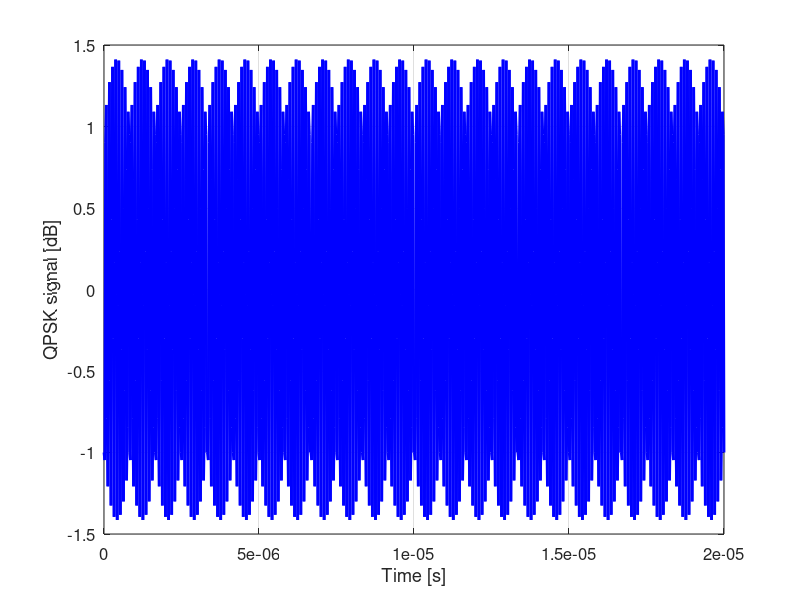

Recreate this plot in MATLAB. (Note: this script raises an error after producing the figure.)
% Author of the time2freq and freq2time functions:
%    Andela Zaric  02/09/2012
%    date of latest revision: 07/11/2016 (by Joao Felicio)

% Author of the QPSK modulator:
%     Joao Felicio

% Author of the current program:
% Miguel Albuquerque, Escola Naval, 2022

% The current program is a SAR passive radar simulator for static targets with zero-doppler values, using QPSK transmitted signal.
% QPSK signal is created based on a sequence of bits introduced by the user.
% For the SAR passive radar: 
% .Transmitter is on board of a moving platform.
% .There are 2 static antenna receivers.
% .Transmitted signal= Sequence of bits modulated by a QPSK modulator.

% The simulator contains:
% . Doppler information, delay information, white noise addition, antennas radiation patterns influence, snell function between transmitter and receiver,
% . line of sight between transmitter-target and target-receiver and bistatic SAR processing. 



%**************** QPSK Modulator 
clear
close all
clc

%***************** INPUTS QPSK Modulator ******************
fc=30e6; %Carrier frequency, and the intermidiate frequency for calculations
c=3e8; % Speed of light 
lambda=c/fc; %Wavelength
Rb=fc/100; %Bitrate
fontsize=12;

%*******************************************

% Transmitted Signal uses this sequence of bits

sequence=[0,1,0,1,0,1,0,1,0,1,0,1]; % Introduce the sequence of bits to modulate 
Nb=length(sequence); %Number of bits
Ns=Nb/2; %Number of symbols

%Carrier
Ac=1; %Amplitude
wc=2*pi*fc;
Tc=1/fc; %Period
Tb=1/Rb; %Bit period
fs=2*20e6; %Sampling frequency
t_bit=linspace(0,Tb,round(Tb*fs)); %Time base of bit

QPSK_Signal=[];
Binary_signal=[];
bit=[];
Eb=Ac^2*Tb; %Bit energy
S=Eb*Rb; %Power of QPSK signal

PolarRZ=2*sequence-1;
for ss=1:length(sequence)/2
    I=PolarRZ(2*ss-1)*Ac.*cos(wc*t_bit); %I-channel
    Q=PolarRZ(2*ss)*Ac.*sin(wc*t_bit); %Q-channel
    
    %Adding noise
    QPSK_temp=I+Q;
    
    %Modulated QPSK signal
    QPSK_Signal=[QPSK_Signal,QPSK_temp];
end

t=linspace(0,Ns*Tb,length(QPSK_Signal));


%**************** Plot QPSK signal over time
fig=figure;
set(fig,'color','white');
plot(t,QPSK_Signal,'linewidth',2,'color','b');
xlabel('Time [s]');
ylabel('QPSK signal [dB]');
set(gca,'fontsize',fontsize);
grid on;

%**************** Plot frequency spectrum of QPSK signal

 [freq_XQPSK,X_QPSK]=time2freq(QPSK_Signal,t);
 fig=figure;
 hold on
 set(fig,'color','white');
 plot(abs(freq_XQPSK),20*log10(abs(X_QPSK)),'b','linewidth',2);
 %xlim ([20e6 40e6]);
 xlabel('Frequency [Hz]');
 ylabel('QPSK Spectrum [dB]');
 set(gca,'fontsize',fontsize);
 grid on;
 hold off

%********************************************  SAR Passive Radar Simulator

%***************** INPUTS  ******************

% Frequency RF

F_rf=2.45e9; % Desired central frequency for the simulator

% Bandwith

%idxx= find(20*log10(abs(X_QPSK))>-140); % Produce a cut in transmitted spectrum of 30dB
idxx=find(freq_XQPSK>=6e6,1);
idx2=find(freq_XQPSK<=14e6,1,'last');

freq_XQPSK_cut=freq_XQPSK(idxx:idx2);
X_QPSK_cut=X_QPSK(idxx:idx2);

%********** Plot the part of the spectrum of QPSK signal used to transmit

 fig=figure;
 hold on
 set(fig,'color','white');
 plot(freq_XQPSK_cut,20*log10(X_QPSK_cut),'b','linewidth',2);
 xlabel('Frequency [Hz]');
 ylabel('QPSK Spectrum [dB]');
 set(gca,'fontsize',fontsize);
 grid on;
 hold off
 

 total_BW=max(freq_XQPSK_cut)-min(freq_XQPSK_cut); % Bandwidth of the transmitted signal


% Transmitting antenna

alpha_zero_transmit=0.8; % Introduce desired receiver antenna pointing angle in radians
D_transmit=18; % Desired Antenna directivity in dBi

theta_3dB_transmit=sqrt(4*pi/(10^(D_transmit/10))); % Transmitter antenna HPBW
teta_flutuations_transm=theta_3dB_transmit/2; % Define the flutuation angle value, used for detection between transmitter-target


% Surveillance antenna

alpha_zero_surv=2; % Introduce desired receiver pointing antenna angle in radians
D_surv=18; % Desired Antenna directivity in dBi

% Reference antenna

alpha_zeroSVref=3.1; % Introduce desired receiver antenna angle in radians
D_ref=18; % Desired Antenna directivity in dBi

% snell function

theta_3dB_surv=sqrt(4*pi/(10^(D_surv/10))); % Surveillance Antenna HPBW
teta_flutuations_reflec=theta_3dB_surv/2; % Define the flutuation angle value, used for detection between target-surveillance antenna


%**************** Define targets, Surveillance area and radar positions

% White Noise addition 

SNR=30; % Introduce white noise SNR value, applied to surveillance signal


% Define surveillance area and targets
Lp=1; % Pixel length
Nx= zeros(1,400); % dimension in x, horizontal of surveillance area
Ny= zeros(400,1); % dimension in y, vertical  of surveillance area
AoI=Nx.*Ny; % Surveillance area

% Horizontal targets
%AoI(20,200) = 1; % define targets, set row 4, from column 7-10 to 1.
%AoI(100,(100:200)) = 1; % define targets, set row 4, from column 7-10 to 1.
%AoI(100,337) = 1; % define targets, set row 4, from column 7-10 to 1.
AoI(300,337) = 1; % define targets, set row 4, from column 7-10 to 1.
normal_ntarget1=[0 -1]; % Introduce a normal vector to the targets, used for angles calculations

% Receiver antenna position

% Surveillance antenna coordinates
X_receiver=400;
Y_receiver=400;

% Reference antenna coordinates

X_receiverref=400;
Y_receiverref=400;

% Transmitter antenna x coordinate

X_transmitter=400;


% Transmitter antenna y coordinate, by defining platform moovement along y
% axis

number_stops=400; % Desired Number of times for radar transmission
Vr=250; % platform velocity in meters/second


distance=length(Ny)*Lp; % Area dimension in meters
total_time=distance/Vr; % Time spended by the platform to get across the area dimension in seconds
time_waypoints=total_time/number_stops; % Time between transmissions
waypoints=[1:Vr*time_waypoints:distance]; % Y coordinates for radar transmissions
waypoints=round(waypoints);

%%
%***************** Targets detection code  ******************


surv_matrix=zeros(length(X_QPSK_cut),length(waypoints)); % Define surveillance Signal matrix
ref_matrix=zeros(length(X_QPSK_cut),length(waypoints)); % Define Reference Signal matrix
QPSK_matrix=zeros(length(X_QPSK_cut),length(waypoints)); % Define Reference Signal matrix


for i=1:numel(waypoints) % For each waypoint
    Y_transmitter = waypoints(i);

   for xx=1:400
    for yy=1:400
         if AoI(xx,yy) ~= 0 % Target detection
            X_target= xx;
            Y_target= yy;
            VTransmitter_target=[X_target-X_transmitter Y_target-Y_transmitter]; % Vector transmitter-target
            Vectors_product=dot( VTransmitter_target,normal_ntarget1)/(norm(VTransmitter_target)*norm(normal_ntarget1));
            angle_transmitter =180-acosd(Vectors_product); % angle between transmitter-target
            VTarget_receiver=[X_target-X_receiver Y_target-Y_receiver]; % Vector Target-receiver
            Vectors_product_3=dot( VTarget_receiver,normal_ntarget1)/(norm(VTarget_receiver)*norm(normal_ntarget1));
            angle_receiver =acosd(Vectors_product_3); % angle between target-receiver
            Vectors_product_2= Colin_vectors(VTransmitter_target,VTarget_receiver);
            status=snell_function(angle_transmitter,angle_receiver,teta_flutuations_reflec,teta_flutuations_transm,Vectors_product_2);
            Pr = LoS_receiver(X_receiver,Y_receiver,X_target,Y_target,AoI); % Line of sight between target-receiver
            Pt = LoS_transmitter(X_transmitter,Y_transmitter,X_target,Y_target,AoI); % Line of sight between transmitter-target
            Wi_ref = RXGaussian_ref(X_receiverref,Y_receiverref,X_transmitter,Y_transmitter,alpha_zeroSVref,D_ref); % Reference antenna radiation pattern
            Wi_Surv= RXGaussian(X_receiver,Y_receiver,X_target,Y_target,alpha_zero_surv,D_surv); % Surveillance antenna radiation pattern
            Wi_transmit=RXGaussian_transmit(X_target,Y_target,X_transmitter,Y_transmitter,alpha_zero_transmit,D_transmit); % Transmitter antenna radiation pattern

           
                 if status ==1 & Pt ==1 & Pr ==1  & Wi_Surv ~=0 & Wi_transmit ~=0  % SAR Passive detection

                        
                        R1=sqrt( (X_transmitter-X_target).^2 + (Y_transmitter-Y_target).^2); % Distance transmitter-target in meters
                        R2=sqrt( (X_receiver-X_target).^2 + (Y_receiver-Y_target).^2); % Distance Receiver-target in meters
                        Rd=sqrt( (X_receiverref-X_transmitter).^2 + (Y_receiverref-Y_transmitter).^2); % Distance Transmitter-Receiver in meters
                        k0=(2*pi*freq_XQPSK_cut)/c; % Wave index variable in radians
                        V=Vr*cosd(90-angle_transmitter); % Platform velocity for doppler information
                        lambda2=c./F_rf; % Wavelength in meters
                        fB=V./lambda2; % Convert speed to doppler shift in Hz
                        Kd=(2*pi*fB)/c; % Surveillance Doppler information
                        fB_ref=Vr./lambda2; % Convert speed to doppler shift in Hz
                        kd_ref=(2*pi*fB_ref)/c; % Reference Doppler information
                        doppler_freqSurv=freq_XQPSK_cut+fB; % Surveillance Doppler frequency
                        doppler_freqRef=freq_XQPSK_cut+fB_ref; % Reference Doppler frequency
                        Surveillance_SignalFD=Wi_transmit*Wi_Surv*(1/(R1+R2))*X_QPSK_cut.*exp(-1*j*(k0+Kd)*(R1+R2)); % Surveillance Signal frequency domain
                        %Surveillance_SignalFD=awgn(Surveillance_SignalFD,SNR,'measured'); % Introduce white gaussian Noise
                        surv_matrix(:,i)=Surveillance_SignalFD.';  % Surveillance Signal of entire detections in frequency domain
                        Reference_SignalFD=Wi_transmit*Wi_ref*(1/Rd)*X_QPSK_cut.*exp(-1*j*(k0+kd_ref)*Rd); % Reference Signal frequency domain
                        ref_matrix(:,i)=Reference_SignalFD.'; % Reference Signal of entire detections in frequency domain
                        %QPSK_matrix(:,i)=X_QPSK_cut.'; % Reference Signal of entire detections in frequency domain
                        fprintf('\n Coordenadas do avião(%d,%d)',X_transmitter,Y_transmitter);
                        fprintf('\n Coordenadas do alvo(%d,%d)',X_target,Y_target);
                        fprintf('\n Distância transmissor-alvo R1 %4.2f metros',R1);
                        fprintf('\n Distância alvo-recetor R2 %4.2f metros',R2);
                        fprintf('\n Distância transmissor-recetor Rd %4.2f metros',Rd);
                     continue
                      
                 end   

            end
             
         end
   end
end

%%

%***************** Spectrum formation of both signals ******************
figure;
ic=find(~all(surv_matrix==0));
hL=plot(abs(doppler_freqSurv),20*log10(abs(surv_matrix(:,ic))));
hLg=legend('1 coluna do avião','2 coluna do avião','3 coluna do avião','4 coluna do avião','5 coluna do avião','6 coluna do avião','7 coluna do avião');
xlabel('Frequency (Hz)');
ylabel('Spectrum (dB)');
title('Surveillance Spectrum');


figure;
ic=find(~all(ref_matrix==0));
hL=plot(abs(doppler_freqRef),20*log10(abs(ref_matrix(:,ic))));
hLg=legend('1 coluna do avião','2 coluna do avião','3 coluna do avião','4 coluna do avião','5 coluna do avião','6 coluna do avião','7 coluna do avião');
xlabel('Frequency (Hz)');
ylabel('Spectrum (dB)');
title('Reference Spectrum');
%***************** Data Visualization of both signals  ******************

figure;
contour(waypoints,freq_XQPSK_cut,20*log10(abs(surv_matrix)));
colorbar;
xlabel('Waypoints (m)');
ylabel('Frequency (Hz)');
ylim([2.7e7 3.3e7]);
title('Surveillance matrix contour');

figure;
contour(1:400,freq_XQPSK_cut,20*log10(abs(ref_matrix)));
colorbar;
xlabel('Waypoints (m)');
ylabel('frequency (Hz)');
ylim([2.7e7 3.3e7]);
title('Reference matrix contour');

figure;
imagesc(1:400,freq_XQPSK_cut,20*log10(abs(surv_matrix)));
title('Surveillance Signal Raw Data');
colorbar;
xlabel('Waypoints (m)');
ylabel('Frequency Signal (Hz)');
ylim([2.7e7 3.3e7]);
xlim([0 400]);

figure;
imagesc(1:400,freq_XQPSK_cut,20*log10(abs(ref_matrix)));
title('Reference Signal Raw Data');
colorbar;
xlabel('Waypoints (m)');
ylabel('Frequency Signal (Hz)');
ylim([2.7e7 3.3e7]);
xlim([0 400]);


%**************** Calculate Reference and Surveillance Signals in Time Domain  

[time_RS,Reference_Signal]=freq2time(Reference_SignalFD,doppler_freqRef);
[time_SS,Surveillance_Signal]=freq2time(Surveillance_SignalFD,doppler_freqSurv);


%**************** Select Reference and Surveillance Signals Samples Time Domain 

% Plot signals in Time Domain
plot(time_RS,abs(Reference_Signal));
hold on
plot(time_SS,abs(Surveillance_Signal));
legend('Reference Signal','Surveillance Signal');
xlabel('Time (s)');
ylabel('Spectrum');
title('Time domain');
xlim([-2e-4 -1.5e-4]);


% Frequency
plot(abs(doppler_freqSurv),abs(Surveillance_SignalFD));
hold on;
plot(abs(doppler_freqRef),abs(Reference_SignalFD));
plot(abs(freq_XQPSK_cut),abs(X_QPSK_cut));
legend('Surveillance Signal','Reference Signal','QPSK');
xlabel('freq (Hz)');
ylabel('Spectrum');
title('Frequency domain');
xlim([3e7 3.01e7]);

% Time delay cut

k=find(time_RS>-2e-4 & time_RS<-1.7e-4);
time_RS=time_RS(1:34490);
Reference_Signal=Reference_Signal(1:34490);

k2=find(time_SS>-2e-4 & time_SS<-1.7e-4);
time_SS=time_SS(1:34490);
Surveillance_Signal=Surveillance_Signal(1:34490);


fs=1/(time_RS(2)-time_RS(1));

% Interpolation

RSInterp_time=[time_RS(1):16/fs:time_RS(end)];
Reference_interp=interp1(time_RS,Reference_Signal,RSInterp_time);
% RSInterp_time time reference for sinal reference_interp 

SSInterp_time=[time_SS(1):16/fs:time_SS(end)];
Surveillance_interp=interp1(time_SS,Surveillance_Signal,SSInterp_time);
% SSInterp_time time reference for sinal Surveillance_interp 

fs=1/(RSInterp_time(2)-RSInterp_time(1));

% Time Domain
plot(RSInterp_time,abs(Reference_interp));
hold on
plot(SSInterp_time,abs(Surveillance_interp));
legend('Reference Signal','Surveillance Signal');
xlabel('Time (s)');
ylabel('Spectrum');
title('Interp Time domain');


[RSInterp_FD,Reference_interpFD]=time2freq(Reference_interp,RSInterp_time);



%************* Calculate ambiguity and cross-ambiguity functions-time delay


%Reference_Signal ambiguity function
[afmag,delay] = ambgfun(Reference_Signal,fs,250000,'Cut','Doppler');
afmag = afmag*1; % Select plot gain *1
afmag(afmag>1 )= 1;

 %Surveillance_Signal ambiguity function
[afmag2,delay2] = ambgfun(Surveillance_Signal,fs,250000,'Cut','Doppler');
afmag2 = afmag2*1; % Select plot gain *1
afmag2(afmag2>1 )= 1;

%Cross-ambiguity
[afmag3,delay3] = ambgfun(Reference_Signal,Surveillance_Signal,fs,[250000 250000],'Cut','Doppler');
afmag3 = afmag3*1; % Select plot gain *1
afmag3(afmag3>1 )= 1;


%*********** Calculate ambiguity and cross-ambiguity functions-doppler delay


%Reference_Signal ambiguity function
[afmag,doppler] = ambgfun(Reference_SignalCut,fs,1e6,'Cut','Delay');
afmag = afmag*1; % Select plot gain *1
afmag(afmag>1 )= 1;

 %Surveillance_Signal ambiguity function
[afmag2,doppler2] = ambgfun(Surveillance_SignalCut,fs,1e6,'Cut','Delay');
afmag2 = afmag2*1; % Select plot gain *1
afmag2(afmag2>1 )= 1;

%Cross-ambiguity
[afmag3,doppler3] = ambgfun(Reference_Signal,Surveillance_Signal,fs,[250000 250000],'Cut','Delay');
afmag3 = afmag3*1; % Select plot gain *1
afmag3(afmag3>1 )= 1;

%************* Calculate ambiguity and cross-ambiguity functions-time and doppler delay

%Reference_Signal ambiguity function
[afmag,delay,doppler] = ambgfun(Reference_interp,fs,1e6);
afmag = afmag*1; % Select plot gain *1
afmag(afmag>1 )= 1;

 %Surveillance_Signal ambiguity function
[afmag2,delay2,doppler2] = ambgfun(Surveillance_interp,fs,1e6);
afmag2 = afmag2*1; % Select plot gain *1
afmag2(afmag2>1 )= 1;

%Cross-ambiguity
[afmag3,delay3,doppler3] = ambgfun(Reference_interp,Surveillance_interp,fs,[250000 250000]);
afmag3 = afmag3*1; % Select plot gain *1
afmag3(afmag3>1 )= 1;


%**************** Plot ambiguity and cross-ambiguity functions time delay


%Plot Ambiguity Function of Sref
[pks1, index] = max(afmag);
xMax = delay(index);
yMax = pks1;
subplot(3,2,1)
plot(delay,afmag,'LineStyle','-.'); 
hold on
textString = sprintf('(%f, %f)', xMax, yMax);
text(xMax, yMax,textString,"Color",'b','FontSize',10);
hold off
shading interp;
xlim auto;
grid on; 
colorbar;
xlabel('Delay \tau (s)');
ylabel('Ambiguity Function Magnitude');
title('Ambiguity Function Sref');


%Plot Ambiguity Function of Sr
[pks2,index2] = max(afmag2);
xMax2 = delay2(index2);
yMax2 = pks2;
subplot(3,2,2)   
plot(delay2,afmag2,'LineStyle','-'); 
hold on
textString2 = sprintf('(%f, %f)', xMax2, yMax2);
text(xMax2, yMax2,textString2,"Color",'b','FontSize',10);
hold off
shading interp;
xlim auto;
grid on; 
colorbar;
xlabel('Delay \tau (us)');
ylabel('Ambiguity Function Magnitude');
title('Ambiguity Function Sr');


% Plot cross-ambiguity function of Sref and Sr

[pks3,index3] = max(afmag3);
xMax3 =delay3(index3);
yMax3 = pks3;
subplot(3,2,3)
plot(delay3,afmag3,'LineStyle','-'); 
hold on
textString3 = sprintf('(%.2e,%f)',xMax3, yMax3);
text(xMax3, yMax3,textString3,"Color",'b','FontSize',10);
hold off
shading interp;
xlim auto;
grid on; 
colorbar;
xlabel('delay (s)');
ylabel('Ambiguity Function Magnitude');
title('Cross-ambiguity');


% Plot ambiguity function of Sref, Sr and cross-ambiguity

subplot(3,2,4)
plot(delay,afmag,'LineStyle','-.','Color','b'); % Green Sref
hold on
plot(delay2, afmag2,'LineStyle','-','Color','r'); % Red Sr
plot(delay3, afmag3,'LineStyle','--','Color','g'); % blue cross-ambiguity 
hold off
xlim auto;
grid on; 
colorbar;
xlabel('Delay \tau (s)');
ylabel('Ambiguity Function Magnitude');
title('Sref, Sr and cross-ambiguity');
legend('Sref','Sr','cross-ambiguity');



%**************** Plot ambiguity and cross-ambiguity functions doppler delay

%Plot Ambiguity Function of Sref
[pks1, index] = max(afmag);
xMax = doppler(index);
yMax = pks1;
subplot(3,2,1)
plot(doppler,afmag,'LineStyle','-.'); 
hold on
%plot3(doppler(pks1,index),afmag(pks1,index), pks1, '^r')
textString = sprintf('(%f, %f)', xMax, yMax);
text(xMax, yMax,textString,"Color",'b','FontSize',10);
hold off
shading interp;
xlim auto;
grid on; 
colorbar;
xlabel('Doppler (Hz)');
ylabel('Ambiguity Function Magnitude');
title('Ambiguity Function Sref');


%Plot Ambiguity Function of Sr
[pks2,index2] = max(afmag2);
xMax2 = doppler2(index2);
yMax2 = pks2;
subplot(3,2,2)   
plot(doppler2,afmag2,'LineStyle','-'); 
hold on
%plot3(doppler2(pks2,index2), afmag2(pks2,index2), pks2, '^r')
textString2 = sprintf('(%f, %f)', xMax2, yMax2);
text(xMax2, yMax2,textString2,"Color",'b','FontSize',10);
hold off
shading interp;
xlim auto;
grid on; 
colorbar;
xlabel('Doppler (Hz)');
ylabel('Ambiguity Function Magnitude');
title('Ambiguity Function Sr');


% Plot cross-ambiguity function of Sref and Sr

[pks3,index3] = max(afmag3);
xMax3 = doppler3(index3);
yMax3 = pks3;
subplot(3,2,3)
plot(doppler3,afmag3,'LineStyle','-'); 
hold on
textString3 = sprintf('(%.2e, %f)', xMax3, yMax3);
text(xMax3, yMax3,textString3,"Color",'b','FontSize',10);
hold off
shading interp;
grid on; 
colorbar;
xlabel('Doppler (Hz)');
ylabel('Ambiguity Function Magnitude');
title('Cross-ambiguity');


% Plot ambiguity function of Sref, Sr and cross-ambiguity

subplot(3,2,4)
plot(doppler,afmag,'LineStyle','-.','Color','b'); % Green Sref
hold on
plot(doppler2, afmag2,'LineStyle','-','Color','r'); % Red Sr
plot(doppler3, afmag3,'LineStyle','--','Color','g'); % blue cross-ambiguity 
hold off
xlim ([0.5e6 1.2e6]);
grid on; 
colorbar;
xlabel('Doppler (Hz)');
ylabel('Ambiguity Function Magnitude');
title('Sref, Sr and cross-ambiguity');
legend('Sref','Sr','cross-ambiguity');

%**************** Plot ambiguity and cross-ambiguity functions time and doppler delay

%Plot Ambiguity Function of Sref
subplot(3,2,1)
surf(delay,doppler,afmag,'LineStyle','-.');
shading interp;
%axis([-0.5e-5 0.5e-5 -10 10]); 
grid on; 
view([140,35]); 
colorbar;
xlabel('delay (s)');
ylabel('doppler (Hz)');
zlabel('Ambiguity Function Magnitude');
title('Ambiguity Function Sref');


%Plot Ambiguity Function of Sr
subplot(3,2,2)
surf(delay2,doppler2,afmag2,'LineStyle','-.');
shading interp;
%axis([-0.5e-5 0.5e-5 -10000 10000]); 
grid on; 
view([140,35]); 
colorbar;
xlabel('delay (s)');
ylabel('doppler (Hz)');
zlabel('Ambiguity Function Magnitude');
title('Ambiguity Function Sr');


% Plot cross-ambiguity function of Sref and Sr

figure;
surf(delay3,doppler3,afmag3,'LineStyle','-.');
shading interp;
%axis([-0.5e-5 0.5e-5 -4e6 4e6]); 
grid on; 
view([140,35]); 
colorbar;
xlabel('delay (s)');
ylabel('doppler (Hz)');
zlabel('Ambiguity Function Magnitude');
title('Cross-ambiguity Function');




